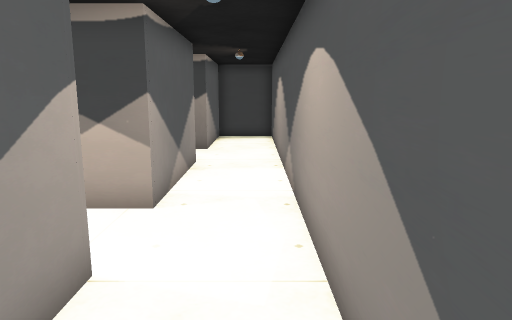
view 1 (above)

17 first-person views from a walk through a scene from a Unity 3-D project. The camera is 1.3 m above the floor, tilts 10° down and sees 70° across. The floor is counted in squares, 0.6 m on a side. Each view is taken from the middle of a square. On the plan, view 1 faces up. The plan holds only what a view shows up to about 20 squares ahead; the rest is blank. The place goes on beyond the plan. The player character is not drawn. Some surface patterns are stand-ins.

view 2
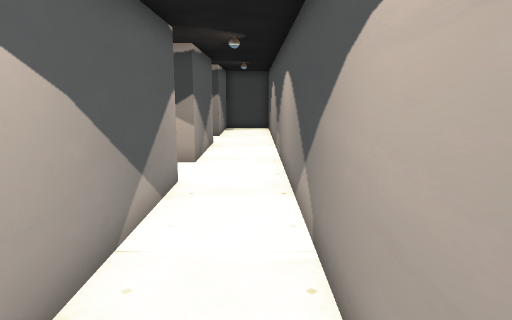

view 3
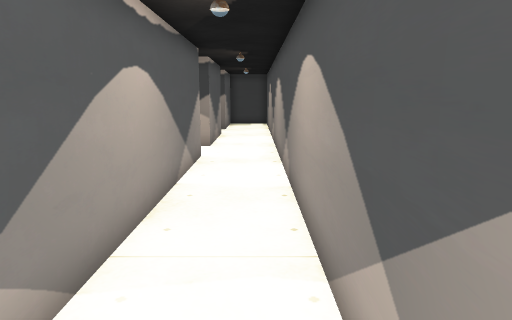

view 4
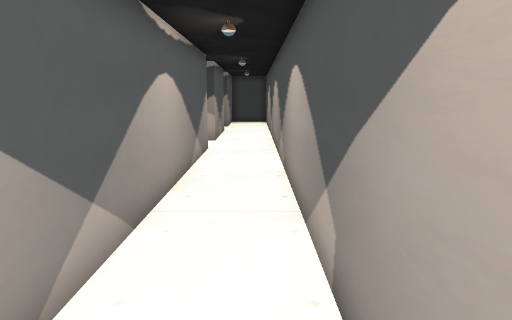

view 5
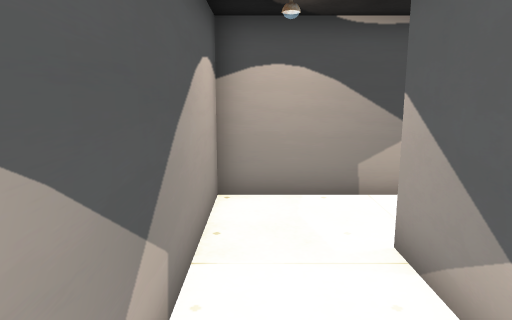

view 6
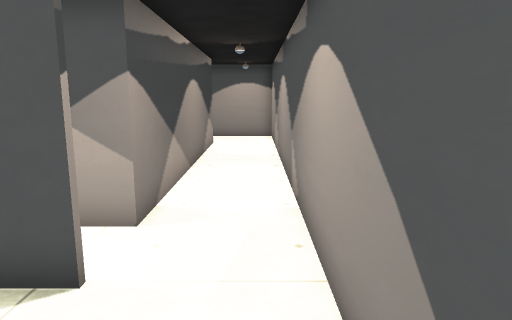

view 7
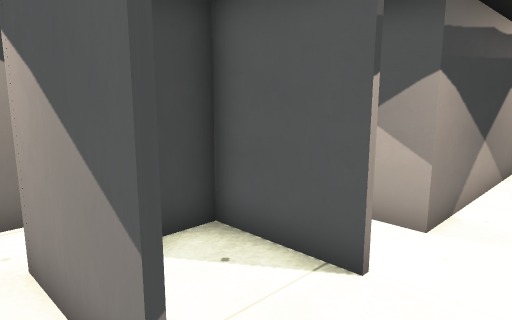

view 8
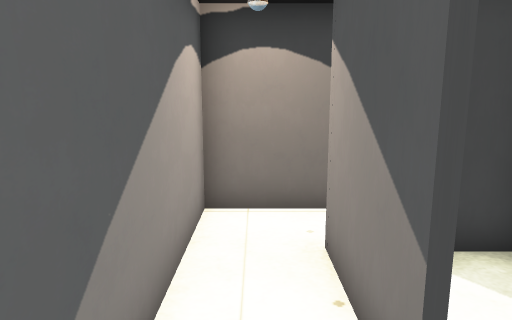

view 9
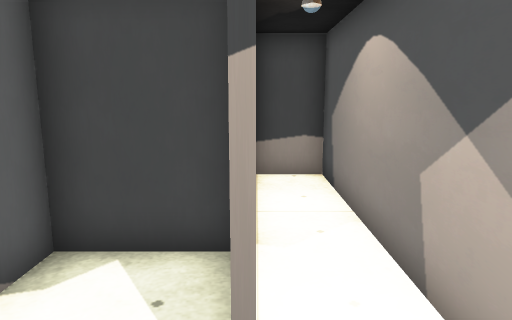

view 10
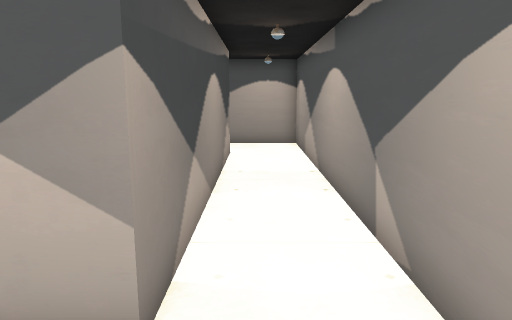

view 11
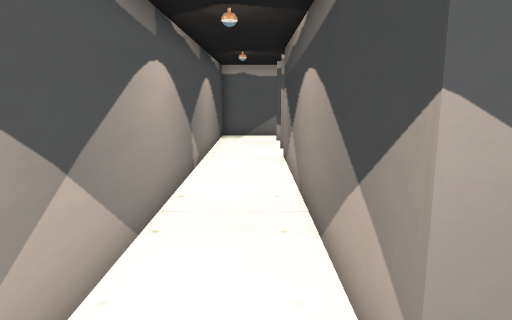

view 12
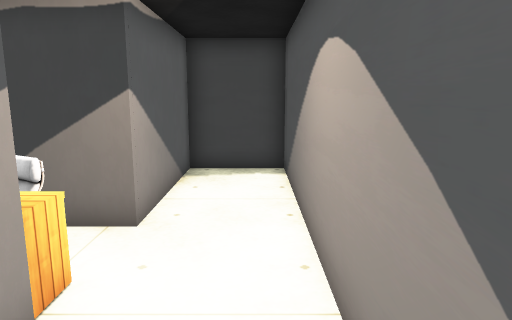

view 13
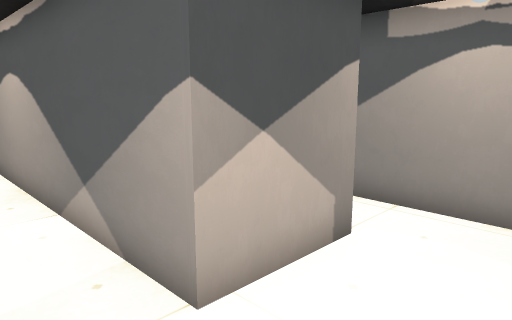

view 14
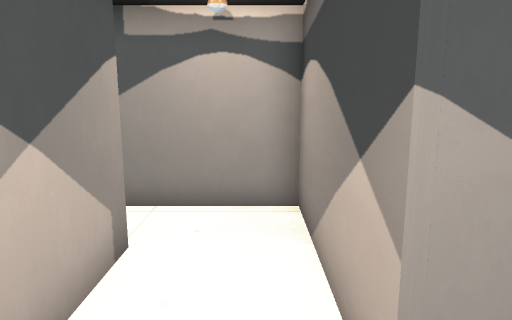

view 15
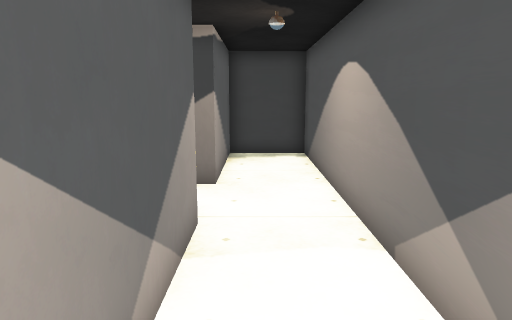

view 16
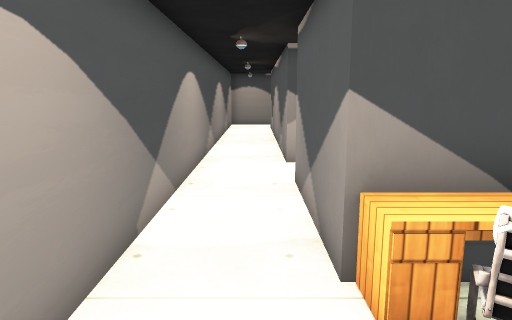

view 17
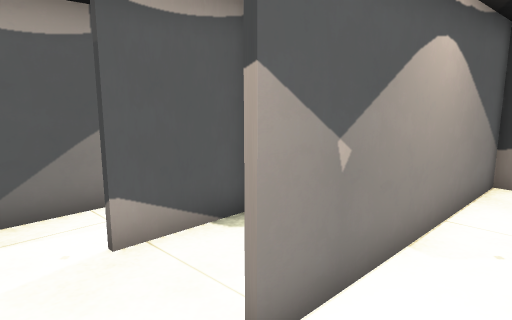

### Floor plan
Ten units are one square. View 1 is at (0, 0); x grows to the right and y downward. Boxes are objects, and circles mark ways between rooms. Rooms are numbered by the first view taken in them; rooms with no view inside come last. Other rooms are left out.
<svg viewBox="-205 -203 219 327">
<path fill="none" stroke="#000" d="M-51 -42 -20 -42 -20 90 -131 90 -131 10 -150 10 -150 90M-40 -120 -20 -120 -20 -69 -70 -69 -70 -45M-145 119 9 119 9 -198 -20 -198 -20 -148 -40 -148M-180 91 -180 60M-176 42 -200 42 -200 119 -175 119M-151 90 -151 62 -178 62 -178 90M-175 119 -145 119"/>
<rect x="-45" y="-135" width="30" height="10" fill="#bbb"><title>desk</title></rect>
<rect x="-35" y="-145" width="10" height="10" fill="#bbb"><title>armchair</title></rect>
<circle cx="-150" cy="100" r="3" fill="#2a7"/>
<circle cx="-180" cy="105" r="3" fill="#2a7"/>
<text x="-10" y="-10">1</text>
<text x="-190" y="80">2</text>
<text x="-160" y="90">3</text>
</svg>
Room 1 opens to room 3. Room 2 opens to room 3.

Where each view was taken, in squares from view 1:
view 1: 0 up, 0 right, facing up
view 2: 5 down, 0 right, facing up
view 3: 9 down, 0 right, facing up
view 4: 11 down, 0 right, facing up
view 5: 4 down, 0 right, facing down
view 6: 11 down, 19 left, facing right
view 7: 11 down, 19 left, facing up-right
view 8: 11 down, 19 left, facing up
view 9: 11 down, 15 left, facing up
view 10: 10 down, 16 left, facing right
view 11: 10 down, 0 right, facing left
view 12: 9 up, 0 right, facing up
view 13: 7 up, 0 right, facing down-left
view 14: 6 up, 0 right, facing left
view 15: 6 up, 1 left, facing up
view 16: 16 up, 1 left, facing down
view 17: 11 down, 13 left, facing up-left
